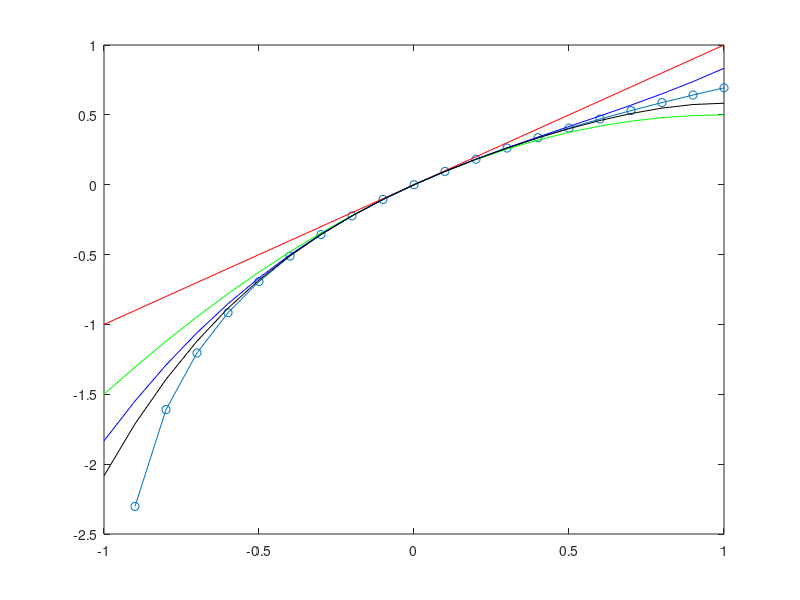

Here is the MATLAB script that generated this plot:
clear all
close all

fx = @(x) log(1+x);

xvec = -1:0.1:1;

yvec = fx(xvec);

plot(xvec,yvec,'o-')
hold on
%===========

% 1. Create function handle for the polynomial
% obtained using taylor series expansion
fx1 = @(x) x;
fx2 = @(x) x - (x.^2)/2;
fx3 = @(x) x - (x.^2)/2 + (x.^3)/3;
fx4 = @(x) x - (x.^2)/2 + (x.^3)/3 -(x.^4)/4;

% 2. xnew and ynew values obtained using the new 
% function handle
y1 = fx1(xvec);
y2 = fx2(xvec);
y3 = fx3(xvec);
y4 = fx4(xvec);

% 3. plot (xnew, ynew)
plot(xvec,y1,'r-');
plot(xvec,y2,'g-');
plot(xvec,y3,'b-');
plot(xvec,y4,'k-');